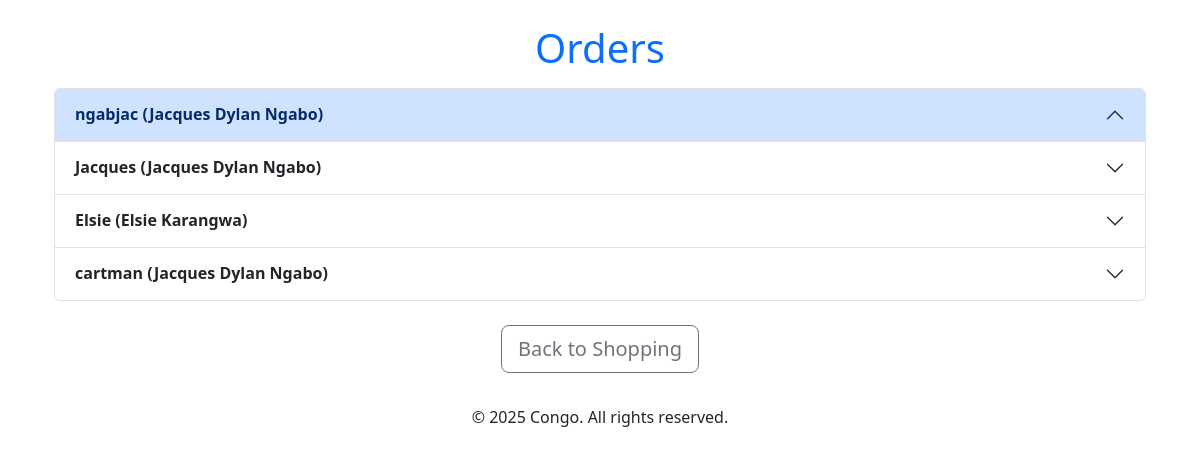
/orders/, run on an earlier commit of the app's database.
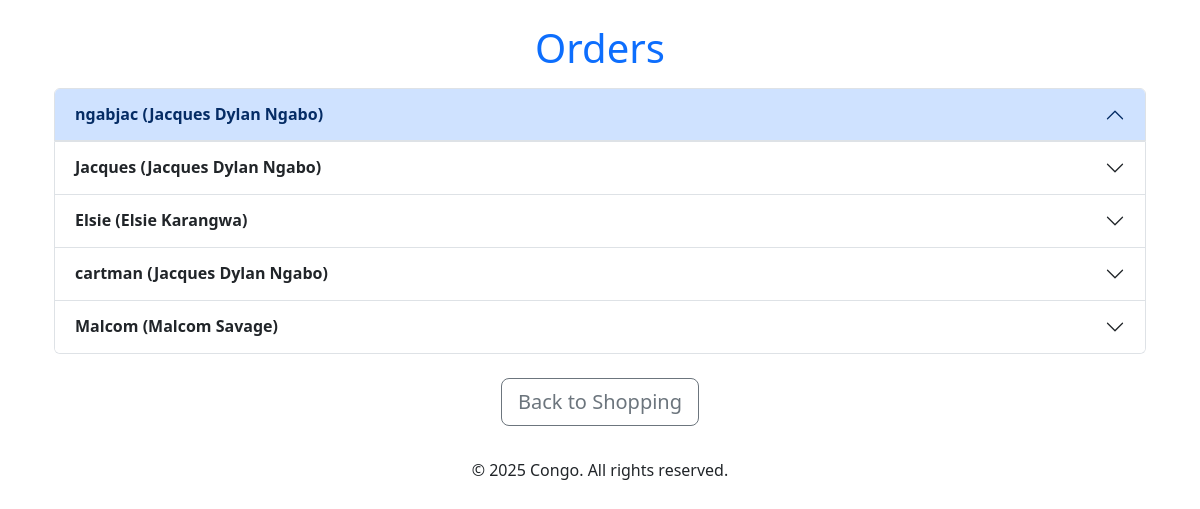
And on a later commit of the database.
### models.py (models this page shows)
class Order(db.Model):
    id = db.Column(db.Integer, primary_key=True)
    username = db.Column(db.String(80), unique=False, nullable=False)
    realname = db.Column(db.String(200), unique=False, nullable=False)
    mailingaddress = db.Column(db.String(200), unique=False, nullable=False)
    cart = db.Column(JSON, nullable=False)

### app.py (the view)
@app.route("/orders/", methods=["GET"])
def orders():
    orders = Order.query.all()
    grouped_orders = defaultdict(list)
    for order in orders:
        grouped_orders[order.username].append(order)  # Group the orders by the username
    return render_template("orders.html", grouped_orders=grouped_orders)

### app.py (called while the page is built)
@app.before_request
def check_login():
    if (
        request.path == url_for("register_form")
        or request.path == url_for("login_form")
        or request.path == url_for("orders")
        or request.path == url_for("create_user")
        or request.path.startswith("/static/")
    ):
        pass
    elif "username" not in session:
        return redirect(url_for("login_form"))

@app.after_request
def add_no_cache_headers(response):
    response.headers["Cache-Control"] = "no-store, no-cache, must-revalidate, max-age=0"
    response.headers["Pragma"] = "no-cache"
    response.headers["Expires"] = "0"
    return response

### templates/orders.html (shortened to what this page needs)
{% extends "base.html" %}
{% block content %}
<div class="container mt-4">
    <h1 class="text-primary text-center">Orders</h1>
    {% if grouped_orders %}
        <div class="accordion mt-3" id="ordersAccordion">
            {% for username, user_orders in grouped_orders.items() %}
                <div class="accordion-item">
                    <h2 class="accordion-header" id="heading-{{ username }}">
                        <button class="accordion-button {% if loop.index != 1 %}collapsed{% endif %}"
                                type="button"
                                data-bs-toggle="collapse"
                                data-bs-target="#collapse-{{ username }}"
                                aria-expanded="{% if loop.index == 1 %}true{% else %}false{% endif %}"
                                aria-controls="collapse-{{ username }}">
                            <strong>{{ username }} ({{ user_orders[0].realname }})</strong>
                        </button>
                    </h2>
                </div>
            {% endfor %}
        </div>
    {% else %}
        <div class="alert alert-warning text-center mt-4">
            <p>No orders have been placed yet.</p>
        </div>
    {% endif %}
    <div class="text-center mt-4">
        <a href="{{ url_for('show_items') }}" class="btn btn-outline-secondary btn-lg">
             Back to Shopping
        </a>
    </div>
</div>
{% endblock %}

### templates/base.html (shortened to what this page needs)
{% from "navbar_macros.html" import navbar %}
<!DOCTYPE html>
<html lang="en">
<head>
    <link href="{{ url_for('static', filename='css/site.css') }}" rel="stylesheet">
    <link href="https://cdn.jsdelivr.net/npm/bootstrap@5.3.2/dist/css/bootstrap.min.css" rel="stylesheet">
</head>
<body>
    <main class="container mt-4">
        {% block content %}{% endblock %}
    </main>
    <footer class="text-center py-2 mt-4">
        <p>&copy; 2025 Congo. All rights reserved.</p>
    </footer>
</body>
</html>

What changed in the data, as far as the page shows it:
added Order: username "Malcom", realname "Malcom Savage"
